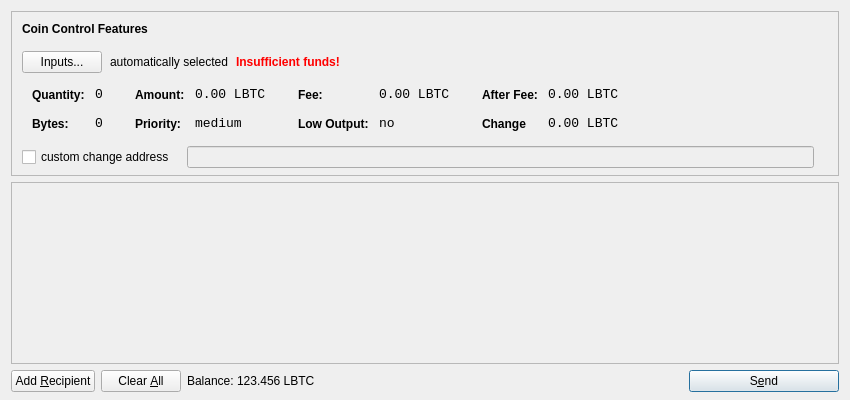
<?xml version="1.0" encoding="UTF-8"?>
<ui version="4.0">
 <class>SendCoinsDialog</class>
 <widget class="QDialog" name="SendCoinsDialog">
  <property name="geometry">
   <rect>
    <x>0</x>
    <y>0</y>
    <width>850</width>
    <height>400</height>
   </rect>
  </property>
  <property name="windowTitle">
   <string>Send Coins</string>
  </property>
  <layout class="QVBoxLayout" name="verticalLayout" stretch="0,1,0">
   <property name="bottomMargin">
    <number>8</number>
   </property>
   <item>
    <widget class="QFrame" name="frameCoinControl">
     <property name="sizePolicy">
      <sizepolicy hsizetype="Expanding" vsizetype="Expanding">
       <horstretch>0</horstretch>
       <verstretch>0</verstretch>
      </sizepolicy>
     </property>
     <property name="maximumSize">
      <size>
       <width>16777215</width>
       <height>16777215</height>
      </size>
     </property>
     <property name="frameShape">
      <enum>QFrame::StyledPanel</enum>
     </property>
     <property name="frameShadow">
      <enum>QFrame::Sunken</enum>
     </property>
     <layout class="QVBoxLayout" name="verticalLayoutCoinControl2">
      <property name="spacing">
       <number>-1</number>
      </property>
      <property name="leftMargin">
       <number>0</number>
      </property>
      <property name="topMargin">
       <number>0</number>
      </property>
      <property name="rightMargin">
       <number>0</number>
      </property>
      <property name="bottomMargin">
       <number>6</number>
      </property>
      <item>
       <layout class="QVBoxLayout" name="verticalLayoutCoinControl" stretch="0,0,0,0,1">
        <property name="spacing">
         <number>0</number>
        </property>
        <property name="leftMargin">
         <number>10</number>
        </property>
        <property name="topMargin">
         <number>10</number>
        </property>
        <item>
         <layout class="QHBoxLayout" name="horizontalLayoutCoinControl1">
          <property name="bottomMargin">
           <number>15</number>
          </property>
          <item>
           <widget class="QLabel" name="labelCoinControlFeatures">
            <property name="sizePolicy">
             <sizepolicy hsizetype="Preferred" vsizetype="Maximum">
              <horstretch>0</horstretch>
              <verstretch>0</verstretch>
             </sizepolicy>
            </property>
            <property name="font">
             <font>
              <weight>75</weight>
              <bold>true</bold>
             </font>
            </property>
            <property name="styleSheet">
             <string notr="true">font-weight:bold;</string>
            </property>
            <property name="text">
             <string>Coin Control Features</string>
            </property>
           </widget>
          </item>
         </layout>
        </item>
        <item>
         <layout class="QHBoxLayout" name="horizontalLayoutCoinControl2" stretch="0,0,0,0">
          <property name="spacing">
           <number>8</number>
          </property>
          <property name="bottomMargin">
           <number>10</number>
          </property>
          <item>
           <widget class="QPushButton" name="pushButtonCoinControl">
            <property name="styleSheet">
             <string notr="true"/>
            </property>
            <property name="text">
             <string>Inputs...</string>
            </property>
           </widget>
          </item>
          <item>
           <widget class="QLabel" name="labelCoinControlAutomaticallySelected">
            <property name="text">
             <string>automatically selected</string>
            </property>
            <property name="margin">
             <number>5</number>
            </property>
           </widget>
          </item>
          <item>
           <widget class="QLabel" name="labelCoinControlInsuffFunds">
            <property name="font">
             <font>
              <weight>75</weight>
              <bold>true</bold>
             </font>
            </property>
            <property name="styleSheet">
             <string notr="true">color:red;font-weight:bold;</string>
            </property>
            <property name="text">
             <string>Insufficient funds!</string>
            </property>
            <property name="margin">
             <number>5</number>
            </property>
           </widget>
          </item>
          <item>
           <spacer name="horizontalSpacerCoinControl">
            <property name="orientation">
             <enum>Qt::Horizontal</enum>
            </property>
            <property name="sizeHint" stdset="0">
             <size>
              <width>40</width>
              <height>1</height>
             </size>
            </property>
           </spacer>
          </item>
         </layout>
        </item>
        <item>
         <widget class="QWidget" name="widgetCoinControl" native="true">
          <property name="sizePolicy">
           <sizepolicy hsizetype="Preferred" vsizetype="Preferred">
            <horstretch>0</horstretch>
            <verstretch>0</verstretch>
           </sizepolicy>
          </property>
          <property name="minimumSize">
           <size>
            <width>0</width>
            <height>0</height>
           </size>
          </property>
          <property name="styleSheet">
           <string notr="true"/>
          </property>
          <layout class="QHBoxLayout" name="horizontalLayoutCoinControl5">
           <property name="margin">
            <number>0</number>
           </property>
           <item>
            <layout class="QHBoxLayout" name="horizontalLayoutCoinControl3" stretch="0,0,0,1">
             <property name="spacing">
              <number>20</number>
             </property>
             <property name="topMargin">
              <number>0</number>
             </property>
             <property name="bottomMargin">
              <number>10</number>
             </property>
             <item>
              <layout class="QFormLayout" name="formLayoutCoinControl1">
               <property name="horizontalSpacing">
                <number>10</number>
               </property>
               <property name="verticalSpacing">
                <number>14</number>
               </property>
               <property name="leftMargin">
                <number>10</number>
               </property>
               <property name="topMargin">
                <number>4</number>
               </property>
               <property name="rightMargin">
                <number>6</number>
               </property>
               <item row="0" column="0">
                <widget class="QLabel" name="labelCoinControlQuantityText">
                 <property name="styleSheet">
                  <string notr="true">font-weight:bold;</string>
                 </property>
                 <property name="text">
                  <string>Quantity:</string>
                 </property>
                 <property name="margin">
                  <number>0</number>
                 </property>
                </widget>
               </item>
               <item row="0" column="1">
                <widget class="QLabel" name="labelCoinControlQuantity">
                 <property name="font">
                  <font>
                   <family>Monospace</family>
                   <pointsize>10</pointsize>
                  </font>
                 </property>
                 <property name="cursor">
                  <cursorShape>IBeamCursor</cursorShape>
                 </property>
                 <property name="contextMenuPolicy">
                  <enum>Qt::ActionsContextMenu</enum>
                 </property>
                 <property name="text">
                  <string>0</string>
                 </property>
                 <property name="margin">
                  <number>0</number>
                 </property>
                 <property name="textInteractionFlags">
                  <set>Qt::LinksAccessibleByMouse|Qt::TextSelectableByKeyboard|Qt::TextSelectableByMouse</set>
                 </property>
                </widget>
               </item>
               <item row="1" column="0">
                <widget class="QLabel" name="labelCoinControlBytesText">
                 <property name="styleSheet">
                  <string notr="true">font-weight:bold;</string>
                 </property>
                 <property name="text">
                  <string>Bytes:</string>
                 </property>
                </widget>
               </item>
               <item row="1" column="1">
                <widget class="QLabel" name="labelCoinControlBytes">
                 <property name="font">
                  <font>
                   <family>Monospace</family>
                   <pointsize>10</pointsize>
                  </font>
                 </property>
                 <property name="cursor">
                  <cursorShape>IBeamCursor</cursorShape>
                 </property>
                 <property name="contextMenuPolicy">
                  <enum>Qt::ActionsContextMenu</enum>
                 </property>
                 <property name="text">
                  <string>0</string>
                 </property>
                 <property name="textInteractionFlags">
                  <set>Qt::LinksAccessibleByMouse|Qt::TextSelectableByKeyboard|Qt::TextSelectableByMouse</set>
                 </property>
                </widget>
               </item>
              </layout>
             </item>
             <item>
              <layout class="QFormLayout" name="formLayoutCoinControl2">
               <property name="horizontalSpacing">
                <number>10</number>
               </property>
               <property name="verticalSpacing">
                <number>14</number>
               </property>
               <property name="leftMargin">
                <number>6</number>
               </property>
               <property name="topMargin">
                <number>4</number>
               </property>
               <property name="rightMargin">
                <number>6</number>
               </property>
               <item row="0" column="0">
                <widget class="QLabel" name="labelCoinControlAmountText">
                 <property name="styleSheet">
                  <string notr="true">font-weight:bold;</string>
                 </property>
                 <property name="text">
                  <string>Amount:</string>
                 </property>
                 <property name="margin">
                  <number>0</number>
                 </property>
                </widget>
               </item>
               <item row="0" column="1">
                <widget class="QLabel" name="labelCoinControlAmount">
                 <property name="font">
                  <font>
                   <family>Monospace</family>
                   <pointsize>10</pointsize>
                  </font>
                 </property>
                 <property name="cursor">
                  <cursorShape>IBeamCursor</cursorShape>
                 </property>
                 <property name="contextMenuPolicy">
                  <enum>Qt::ActionsContextMenu</enum>
                 </property>
                 <property name="text">
                  <string>0.00 LBTC</string>
                 </property>
                 <property name="textInteractionFlags">
                  <set>Qt::LinksAccessibleByMouse|Qt::TextSelectableByKeyboard|Qt::TextSelectableByMouse</set>
                 </property>
                </widget>
               </item>
               <item row="1" column="0">
                <widget class="QLabel" name="labelCoinControlPriorityText">
                 <property name="styleSheet">
                  <string notr="true">font-weight:bold;</string>
                 </property>
                 <property name="text">
                  <string>Priority:</string>
                 </property>
                </widget>
               </item>
               <item row="1" column="1">
                <widget class="QLabel" name="labelCoinControlPriority">
                 <property name="font">
                  <font>
                   <family>Monospace</family>
                   <pointsize>10</pointsize>
                  </font>
                 </property>
                 <property name="cursor">
                  <cursorShape>IBeamCursor</cursorShape>
                 </property>
                 <property name="contextMenuPolicy">
                  <enum>Qt::ActionsContextMenu</enum>
                 </property>
                 <property name="text">
                  <string>medium</string>
                 </property>
                 <property name="textInteractionFlags">
                  <set>Qt::LinksAccessibleByMouse|Qt::TextSelectableByKeyboard|Qt::TextSelectableByMouse</set>
                 </property>
                </widget>
               </item>
              </layout>
             </item>
             <item>
              <layout class="QFormLayout" name="formLayoutCoinControl3">
               <property name="horizontalSpacing">
                <number>10</number>
               </property>
               <property name="verticalSpacing">
                <number>14</number>
               </property>
               <property name="leftMargin">
                <number>6</number>
               </property>
               <property name="topMargin">
                <number>4</number>
               </property>
               <property name="rightMargin">
                <number>6</number>
               </property>
               <item row="0" column="0">
                <widget class="QLabel" name="labelCoinControlFeeText">
                 <property name="styleSheet">
                  <string notr="true">font-weight:bold;</string>
                 </property>
                 <property name="text">
                  <string>Fee:</string>
                 </property>
                 <property name="margin">
                  <number>0</number>
                 </property>
                </widget>
               </item>
               <item row="0" column="1">
                <widget class="QLabel" name="labelCoinControlFee">
                 <property name="font">
                  <font>
                   <family>Monospace</family>
                   <pointsize>10</pointsize>
                  </font>
                 </property>
                 <property name="cursor">
                  <cursorShape>IBeamCursor</cursorShape>
                 </property>
                 <property name="contextMenuPolicy">
                  <enum>Qt::ActionsContextMenu</enum>
                 </property>
                 <property name="text">
                  <string>0.00 LBTC</string>
                 </property>
                 <property name="textInteractionFlags">
                  <set>Qt::LinksAccessibleByMouse|Qt::TextSelectableByKeyboard|Qt::TextSelectableByMouse</set>
                 </property>
                </widget>
               </item>
               <item row="1" column="0">
                <widget class="QLabel" name="labelCoinControlLowOutputText">
                 <property name="styleSheet">
                  <string notr="true">font-weight:bold;</string>
                 </property>
                 <property name="text">
                  <string>Low Output:</string>
                 </property>
                </widget>
               </item>
               <item row="1" column="1">
                <widget class="QLabel" name="labelCoinControlLowOutput">
                 <property name="font">
                  <font>
                   <family>Monospace</family>
                   <pointsize>10</pointsize>
                  </font>
                 </property>
                 <property name="cursor">
                  <cursorShape>IBeamCursor</cursorShape>
                 </property>
                 <property name="contextMenuPolicy">
                  <enum>Qt::ActionsContextMenu</enum>
                 </property>
                 <property name="text">
                  <string>no</string>
                 </property>
                 <property name="textInteractionFlags">
                  <set>Qt::LinksAccessibleByMouse|Qt::TextSelectableByKeyboard|Qt::TextSelectableByMouse</set>
                 </property>
                </widget>
               </item>
              </layout>
             </item>
             <item>
              <layout class="QFormLayout" name="formLayoutCoinControl4">
               <property name="horizontalSpacing">
                <number>10</number>
               </property>
               <property name="verticalSpacing">
                <number>14</number>
               </property>
               <property name="leftMargin">
                <number>6</number>
               </property>
               <property name="topMargin">
                <number>4</number>
               </property>
               <property name="rightMargin">
                <number>6</number>
               </property>
               <item row="0" column="0">
                <widget class="QLabel" name="labelCoinControlAfterFeeText">
                 <property name="styleSheet">
                  <string notr="true">font-weight:bold;</string>
                 </property>
                 <property name="text">
                  <string>After Fee:</string>
                 </property>
                 <property name="margin">
                  <number>0</number>
                 </property>
                </widget>
               </item>
               <item row="0" column="1">
                <widget class="QLabel" name="labelCoinControlAfterFee">
                 <property name="font">
                  <font>
                   <family>Monospace</family>
                   <pointsize>10</pointsize>
                  </font>
                 </property>
                 <property name="cursor">
                  <cursorShape>IBeamCursor</cursorShape>
                 </property>
                 <property name="contextMenuPolicy">
                  <enum>Qt::ActionsContextMenu</enum>
                 </property>
                 <property name="text">
                  <string>0.00 LBTC</string>
                 </property>
                 <property name="textInteractionFlags">
                  <set>Qt::LinksAccessibleByMouse|Qt::TextSelectableByKeyboard|Qt::TextSelectableByMouse</set>
                 </property>
                </widget>
               </item>
               <item row="1" column="0">
                <widget class="QLabel" name="labelCoinControlChangeText">
                 <property name="styleSheet">
                  <string notr="true">font-weight:bold;</string>
                 </property>
                 <property name="text">
                  <string>Change</string>
                 </property>
                </widget>
               </item>
               <item row="1" column="1">
                <widget class="QLabel" name="labelCoinControlChange">
                 <property name="font">
                  <font>
                   <family>Monospace</family>
                   <pointsize>10</pointsize>
                  </font>
                 </property>
                 <property name="cursor">
                  <cursorShape>IBeamCursor</cursorShape>
                 </property>
                 <property name="contextMenuPolicy">
                  <enum>Qt::ActionsContextMenu</enum>
                 </property>
                 <property name="text">
                  <string>0.00 LBTC</string>
                 </property>
                 <property name="textInteractionFlags">
                  <set>Qt::LinksAccessibleByMouse|Qt::TextSelectableByKeyboard|Qt::TextSelectableByMouse</set>
                 </property>
                </widget>
               </item>
              </layout>
             </item>
            </layout>
           </item>
          </layout>
         </widget>
        </item>
        <item>
         <layout class="QHBoxLayout" name="horizontalLayoutCoinControl4" stretch="0,0,0">
          <property name="spacing">
           <number>12</number>
          </property>
          <property name="sizeConstraint">
           <enum>QLayout::SetDefaultConstraint</enum>
          </property>
          <property name="topMargin">
           <number>5</number>
          </property>
          <property name="rightMargin">
           <number>5</number>
          </property>
          <item>
           <widget class="QCheckBox" name="checkBoxCoinControlChange">
            <property name="text">
             <string>custom change address</string>
            </property>
           </widget>
          </item>
          <item>
           <widget class="QLineEdit" name="lineEditCoinControlChange">
            <property name="enabled">
             <bool>false</bool>
            </property>
            <property name="sizePolicy">
             <sizepolicy hsizetype="Expanding" vsizetype="Fixed">
              <horstretch>0</horstretch>
              <verstretch>0</verstretch>
             </sizepolicy>
            </property>
           </widget>
          </item>
          <item>
           <widget class="QLabel" name="labelCoinControlChangeLabel">
            <property name="sizePolicy">
             <sizepolicy hsizetype="Preferred" vsizetype="Expanding">
              <horstretch>0</horstretch>
              <verstretch>0</verstretch>
             </sizepolicy>
            </property>
            <property name="minimumSize">
             <size>
              <width>0</width>
              <height>0</height>
             </size>
            </property>
            <property name="text">
             <string/>
            </property>
            <property name="margin">
             <number>3</number>
            </property>
           </widget>
          </item>
         </layout>
        </item>
        <item>
         <spacer name="verticalSpacerCoinControl">
          <property name="orientation">
           <enum>Qt::Vertical</enum>
          </property>
          <property name="sizeHint" stdset="0">
           <size>
            <width>800</width>
            <height>1</height>
           </size>
          </property>
         </spacer>
        </item>
       </layout>
      </item>
     </layout>
    </widget>
   </item>
   <item>
    <widget class="QScrollArea" name="scrollArea">
     <property name="widgetResizable">
      <bool>true</bool>
     </property>
     <widget class="QWidget" name="scrollAreaWidgetContents">
      <property name="geometry">
       <rect>
        <x>0</x>
        <y>0</y>
        <width>830</width>
        <height>165</height>
       </rect>
      </property>
      <layout class="QVBoxLayout" name="verticalLayout_2">
       <property name="margin">
        <number>0</number>
       </property>
       <item>
        <layout class="QVBoxLayout" name="entries">
         <property name="spacing">
          <number>6</number>
         </property>
        </layout>
       </item>
       <item>
        <spacer name="verticalSpacer">
         <property name="orientation">
          <enum>Qt::Vertical</enum>
         </property>
         <property name="sizeHint" stdset="0">
          <size>
           <width>20</width>
           <height>40</height>
          </size>
         </property>
        </spacer>
       </item>
      </layout>
     </widget>
    </widget>
   </item>
   <item>
    <layout class="QHBoxLayout" name="horizontalLayout">
     <item>
      <widget class="QPushButton" name="addButton">
       <property name="toolTip">
        <string>Send to multiple recipients at once</string>
       </property>
       <property name="text">
        <string>Add &amp;Recipient</string>
       </property>
       <property name="icon">
        <iconset resource="../bitcoin.qrc">
         <normaloff>:/icons/add</normaloff>:/icons/add</iconset>
       </property>
       <property name="autoDefault">
        <bool>false</bool>
       </property>
      </widget>
     </item>
     <item>
      <widget class="QPushButton" name="clearButton">
       <property name="sizePolicy">
        <sizepolicy hsizetype="Minimum" vsizetype="Fixed">
         <horstretch>0</horstretch>
         <verstretch>0</verstretch>
        </sizepolicy>
       </property>
       <property name="toolTip">
        <string>Remove all transaction fields</string>
       </property>
       <property name="text">
        <string>Clear &amp;All</string>
       </property>
       <property name="icon">
        <iconset resource="../bitcoin.qrc">
         <normaloff>:/icons/remove</normaloff>:/icons/remove</iconset>
       </property>
       <property name="autoRepeatDelay">
        <number>300</number>
       </property>
       <property name="autoDefault">
        <bool>false</bool>
       </property>
      </widget>
     </item>
     <item>
      <layout class="QHBoxLayout" name="horizontalLayout_2">
       <property name="spacing">
        <number>3</number>
       </property>
       <item>
        <widget class="QLabel" name="label">
         <property name="sizePolicy">
          <sizepolicy hsizetype="Preferred" vsizetype="Fixed">
           <horstretch>0</horstretch>
           <verstretch>0</verstretch>
          </sizepolicy>
         </property>
         <property name="text">
          <string>Balance:</string>
         </property>
        </widget>
       </item>
       <item>
        <widget class="QLabel" name="labelBalance">
         <property name="sizePolicy">
          <sizepolicy hsizetype="Preferred" vsizetype="Fixed">
           <horstretch>0</horstretch>
           <verstretch>0</verstretch>
          </sizepolicy>
         </property>
         <property name="cursor">
          <cursorShape>IBeamCursor</cursorShape>
         </property>
         <property name="text">
          <string>123.456 LBTC</string>
         </property>
         <property name="textInteractionFlags">
          <set>Qt::LinksAccessibleByMouse|Qt::TextSelectableByKeyboard|Qt::TextSelectableByMouse</set>
         </property>
        </widget>
       </item>
      </layout>
     </item>
     <item>
      <spacer name="horizontalSpacer">
       <property name="orientation">
        <enum>Qt::Horizontal</enum>
       </property>
       <property name="sizeHint" stdset="0">
        <size>
         <width>40</width>
         <height>20</height>
        </size>
       </property>
      </spacer>
     </item>
     <item>
      <widget class="QPushButton" name="sendButton">
       <property name="minimumSize">
        <size>
         <width>150</width>
         <height>0</height>
        </size>
       </property>
       <property name="toolTip">
        <string>Confirm the send action</string>
       </property>
       <property name="text">
        <string>S&amp;end</string>
       </property>
       <property name="icon">
        <iconset resource="../bitcoin.qrc">
         <normaloff>:/icons/send</normaloff>:/icons/send</iconset>
       </property>
       <property name="default">
        <bool>true</bool>
       </property>
      </widget>
     </item>
    </layout>
   </item>
  </layout>
 </widget>
 <resources>
  <include location="../bitcoin.qrc"/>
 </resources>
 <connections/>
</ui>
